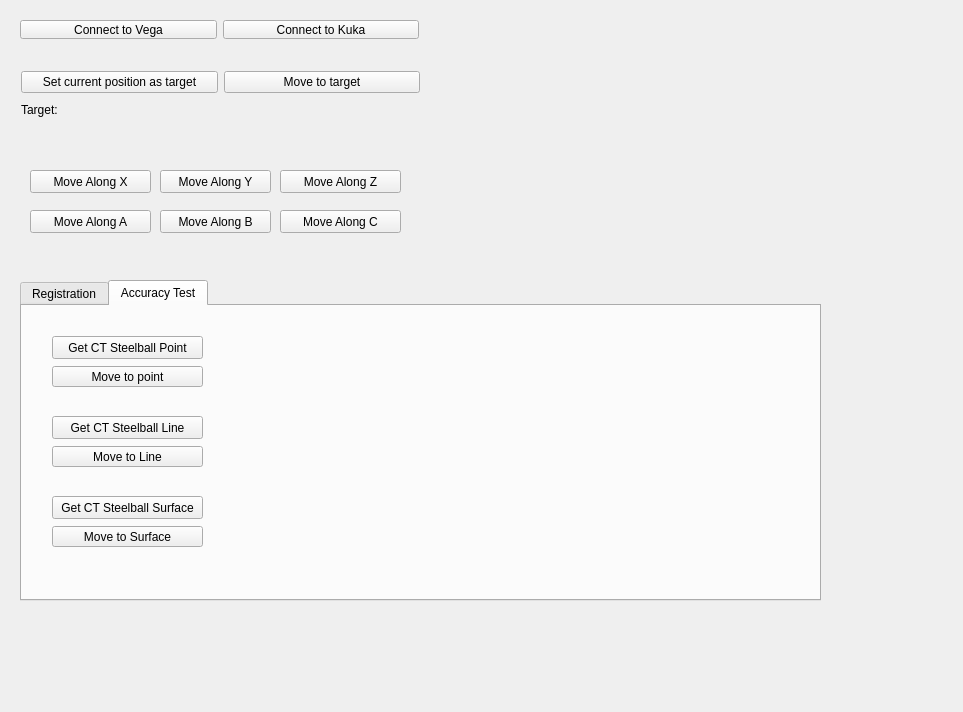
<?xml version="1.0" encoding="UTF-8"?>
<ui version="4.0">
 <class>RecordAndMoveControls</class>
 <widget class="QWidget" name="RecordAndMoveControls">
  <property name="geometry">
   <rect>
    <x>0</x>
    <y>0</y>
    <width>963</width>
    <height>712</height>
   </rect>
  </property>
  <property name="minimumSize">
   <size>
    <width>0</width>
    <height>0</height>
   </size>
  </property>
  <property name="windowTitle">
   <string>QmitkTemplate</string>
  </property>
  <widget class="QWidget" name="widget" native="true">
   <property name="geometry">
    <rect>
     <x>9</x>
     <y>9</y>
     <width>421</width>
     <height>41</height>
    </rect>
   </property>
   <layout class="QHBoxLayout" name="horizontalLayout">
    <item>
     <widget class="QPushButton" name="pushButton_connectVega">
      <property name="text">
       <string>Connect to Vega</string>
      </property>
     </widget>
    </item>
    <item>
     <widget class="QPushButton" name="pushButton_connectKuka">
      <property name="text">
       <string>Connect to Kuka</string>
      </property>
     </widget>
    </item>
   </layout>
  </widget>
  <widget class="QmitkToolTrackingStatusWidget" name="m_StatusWidgetVegaToolToShow" native="true">
   <property name="geometry">
    <rect>
     <x>520</x>
     <y>10</y>
     <width>321</width>
     <height>141</height>
    </rect>
   </property>
  </widget>
  <widget class="QmitkToolTrackingStatusWidget" name="m_StatusWidgetKukaToolToShow" native="true">
   <property name="geometry">
    <rect>
     <x>520</x>
     <y>160</y>
     <width>321</width>
     <height>81</height>
    </rect>
   </property>
  </widget>
  <widget class="QTabWidget" name="tabWidget">
   <property name="geometry">
    <rect>
     <x>20</x>
     <y>280</y>
     <width>801</width>
     <height>321</height>
    </rect>
   </property>
   <property name="currentIndex">
    <number>1</number>
   </property>
   <widget class="QWidget" name="tab">
    <attribute name="title">
     <string>Registration</string>
    </attribute>
    <widget class="QWidget" name="widget_9" native="true">
     <property name="geometry">
      <rect>
       <x>0</x>
       <y>140</y>
       <width>431</width>
       <height>141</height>
      </rect>
     </property>
     <property name="autoFillBackground">
      <bool>false</bool>
     </property>
     <widget class="QWidget" name="widget_7" native="true">
      <property name="geometry">
       <rect>
        <x>0</x>
        <y>40</y>
        <width>251</width>
        <height>61</height>
       </rect>
      </property>
      <layout class="QGridLayout" name="gridLayout">
       <item row="0" column="0">
        <widget class="QLabel" name="label_surface">
         <property name="text">
          <string>Surface:</string>
         </property>
        </widget>
       </item>
       <item row="0" column="1">
        <widget class="QmitkSingleNodeSelectionWidget" name="mitkNodeSelectWidget_surface_regis" native="true"/>
       </item>
       <item row="1" column="0">
        <widget class="QLabel" name="label_landMarkSource">
         <property name="text">
          <string>Landmark Source:</string>
         </property>
        </widget>
       </item>
       <item row="1" column="1">
        <widget class="QmitkSingleNodeSelectionWidget" name="mitkNodeSelectWidget_landmark_src" native="true"/>
       </item>
      </layout>
     </widget>
     <widget class="QTextBrowser" name="textBrowser">
      <property name="geometry">
       <rect>
        <x>0</x>
        <y>10</y>
        <width>251</width>
        <height>21</height>
       </rect>
      </property>
     </widget>
     <widget class="QPushButton" name="pushButton_assembleNavigationObject">
      <property name="geometry">
       <rect>
        <x>140</x>
        <y>100</y>
        <width>75</width>
        <height>23</height>
       </rect>
      </property>
      <property name="text">
       <string>Confirm</string>
      </property>
     </widget>
     <widget class="QPushButton" name="pushButton_collectLandmark">
      <property name="geometry">
       <rect>
        <x>260</x>
        <y>10</y>
        <width>121</width>
        <height>31</height>
       </rect>
      </property>
      <property name="text">
       <string>Collect Landmarks</string>
      </property>
     </widget>
     <widget class="QPushButton" name="pushButton_collectIcp">
      <property name="geometry">
       <rect>
        <x>260</x>
        <y>50</y>
        <width>121</width>
        <height>31</height>
       </rect>
      </property>
      <property name="text">
       <string>Collect ICP Points</string>
      </property>
     </widget>
     <widget class="QPushButton" name="pushButton_applyRegistration">
      <property name="geometry">
       <rect>
        <x>260</x>
        <y>90</y>
        <width>121</width>
        <height>31</height>
       </rect>
      </property>
      <property name="text">
       <string>Apply Registration</string>
      </property>
     </widget>
    </widget>
    <widget class="QWidget" name="widget_5" native="true">
     <property name="geometry">
      <rect>
       <x>0</x>
       <y>10</y>
       <width>435</width>
       <height>121</height>
      </rect>
     </property>
     <layout class="QGridLayout" name="gridLayout_5">
      <item row="0" column="0">
       <widget class="QPushButton" name="pushButton_moveToHomePosition">
        <property name="text">
         <string>Move to home position</string>
        </property>
       </widget>
      </item>
      <item row="2" column="0">
       <widget class="QPushButton" name="pushButton_capturePose">
        <property name="text">
         <string>Start Capture Pose</string>
        </property>
       </widget>
      </item>
      <item row="1" column="0">
       <widget class="QPushButton" name="pushButton_onAutoMove">
        <property name="text">
         <string>AutoMove</string>
        </property>
       </widget>
      </item>
     </layout>
    </widget>
   </widget>
   <widget class="QWidget" name="tab_2">
    <attribute name="title">
     <string>Accuracy Test</string>
    </attribute>
    <widget class="QWidget" name="widget_10" native="true">
     <property name="geometry">
      <rect>
       <x>20</x>
       <y>20</y>
       <width>531</width>
       <height>251</height>
      </rect>
     </property>
     <widget class="QmitkSingleNodeSelectionWidget" name="mitkNodeSelectWidget_CTSteelballCenterInImage" native="true">
      <property name="geometry">
       <rect>
        <x>200</x>
        <y>10</y>
        <width>161</width>
        <height>21</height>
       </rect>
      </property>
     </widget>
     <widget class="QPushButton" name="pushButton_interpretImagePoint">
      <property name="geometry">
       <rect>
        <x>10</x>
        <y>10</y>
        <width>151</width>
        <height>23</height>
       </rect>
      </property>
      <property name="text">
       <string>Get CT Steelball Point</string>
      </property>
     </widget>
     <widget class="QPushButton" name="pushButton_moveToTargetPoint">
      <property name="geometry">
       <rect>
        <x>10</x>
        <y>40</y>
        <width>151</width>
        <height>21</height>
       </rect>
      </property>
      <property name="text">
       <string>Move to point</string>
      </property>
     </widget>
     <widget class="QPushButton" name="pushButton_moveToTargetLine">
      <property name="geometry">
       <rect>
        <x>10</x>
        <y>120</y>
        <width>151</width>
        <height>21</height>
       </rect>
      </property>
      <property name="text">
       <string>Move to Line</string>
      </property>
     </widget>
     <widget class="QmitkSingleNodeSelectionWidget" name="mitkNodeSelectWidget_CTSteelballInImage_2" native="true">
      <property name="geometry">
       <rect>
        <x>200</x>
        <y>90</y>
        <width>161</width>
        <height>21</height>
       </rect>
      </property>
     </widget>
     <widget class="QPushButton" name="pushButton_interpretImageLine">
      <property name="geometry">
       <rect>
        <x>10</x>
        <y>90</y>
        <width>151</width>
        <height>23</height>
       </rect>
      </property>
      <property name="text">
       <string>Get CT Steelball Line</string>
      </property>
     </widget>
     <widget class="QPushButton" name="pushButton_moveToTargetSurface">
      <property name="geometry">
       <rect>
        <x>10</x>
        <y>200</y>
        <width>151</width>
        <height>21</height>
       </rect>
      </property>
      <property name="text">
       <string>Move to Surface</string>
      </property>
     </widget>
     <widget class="QmitkSingleNodeSelectionWidget" name="mitkNodeSelectWidget_CTSteelballInImage" native="true">
      <property name="geometry">
       <rect>
        <x>200</x>
        <y>170</y>
        <width>161</width>
        <height>21</height>
       </rect>
      </property>
     </widget>
     <widget class="QPushButton" name="pushButton_interpretImageSurface">
      <property name="geometry">
       <rect>
        <x>10</x>
        <y>170</y>
        <width>151</width>
        <height>23</height>
       </rect>
      </property>
      <property name="text">
       <string>Get CT Steelball Surface</string>
      </property>
     </widget>
    </widget>
   </widget>
  </widget>
  <widget class="QWidget" name="widget_4" native="true">
   <property name="geometry">
    <rect>
     <x>10</x>
     <y>60</y>
     <width>421</width>
     <height>71</height>
    </rect>
   </property>
   <layout class="QGridLayout" name="gridLayout_3">
    <item row="0" column="0">
     <widget class="QPushButton" name="pushButton_setAsTarget">
      <property name="text">
       <string>Set current position as target</string>
      </property>
     </widget>
    </item>
    <item row="0" column="1">
     <widget class="QPushButton" name="pushButton_moveToTarget">
      <property name="text">
       <string>Move to target</string>
      </property>
     </widget>
    </item>
    <item row="1" column="0">
     <widget class="QLabel" name="label_target">
      <property name="text">
       <string>Target:</string>
      </property>
     </widget>
    </item>
   </layout>
  </widget>
  <widget class="QWidget" name="widget_2" native="true">
   <property name="geometry">
    <rect>
     <x>10</x>
     <y>160</y>
     <width>411</width>
     <height>81</height>
    </rect>
   </property>
   <widget class="QPushButton" name="pushButton_moveAlongC">
    <property name="geometry">
     <rect>
      <x>270</x>
      <y>50</y>
      <width>121</width>
      <height>23</height>
     </rect>
    </property>
    <property name="text">
     <string>Move Along C</string>
    </property>
   </widget>
   <widget class="QPushButton" name="pushButton_moveAlongZ">
    <property name="geometry">
     <rect>
      <x>270</x>
      <y>10</y>
      <width>121</width>
      <height>23</height>
     </rect>
    </property>
    <property name="text">
     <string>Move Along Z</string>
    </property>
   </widget>
   <widget class="QPushButton" name="pushButton_moveAlongA">
    <property name="geometry">
     <rect>
      <x>20</x>
      <y>50</y>
      <width>121</width>
      <height>23</height>
     </rect>
    </property>
    <property name="text">
     <string>Move Along A</string>
    </property>
   </widget>
   <widget class="QPushButton" name="pushButton_moveAlongX">
    <property name="geometry">
     <rect>
      <x>20</x>
      <y>10</y>
      <width>121</width>
      <height>23</height>
     </rect>
    </property>
    <property name="text">
     <string>Move Along X</string>
    </property>
   </widget>
   <widget class="QPushButton" name="pushButton_moveAlongB">
    <property name="geometry">
     <rect>
      <x>150</x>
      <y>50</y>
      <width>111</width>
      <height>23</height>
     </rect>
    </property>
    <property name="text">
     <string>Move Along B</string>
    </property>
   </widget>
   <widget class="QPushButton" name="pushButton_moveAlongY">
    <property name="geometry">
     <rect>
      <x>150</x>
      <y>10</y>
      <width>111</width>
      <height>23</height>
     </rect>
    </property>
    <property name="text">
     <string>Move Along Y</string>
    </property>
   </widget>
  </widget>
 </widget>
 <layoutdefault spacing="6" margin="11"/>
 <customwidgets>
  <customwidget>
   <class>QmitkToolTrackingStatusWidget</class>
   <extends>QWidget</extends>
   <header location="global">QmitkToolTrackingStatusWidget.h</header>
   <container>1</container>
  </customwidget>
  <customwidget>
   <class>QmitkSingleNodeSelectionWidget</class>
   <extends>QWidget</extends>
   <header location="global">QmitkSingleNodeSelectionWidget.h</header>
   <container>1</container>
  </customwidget>
 </customwidgets>
 <resources/>
 <connections/>
</ui>
